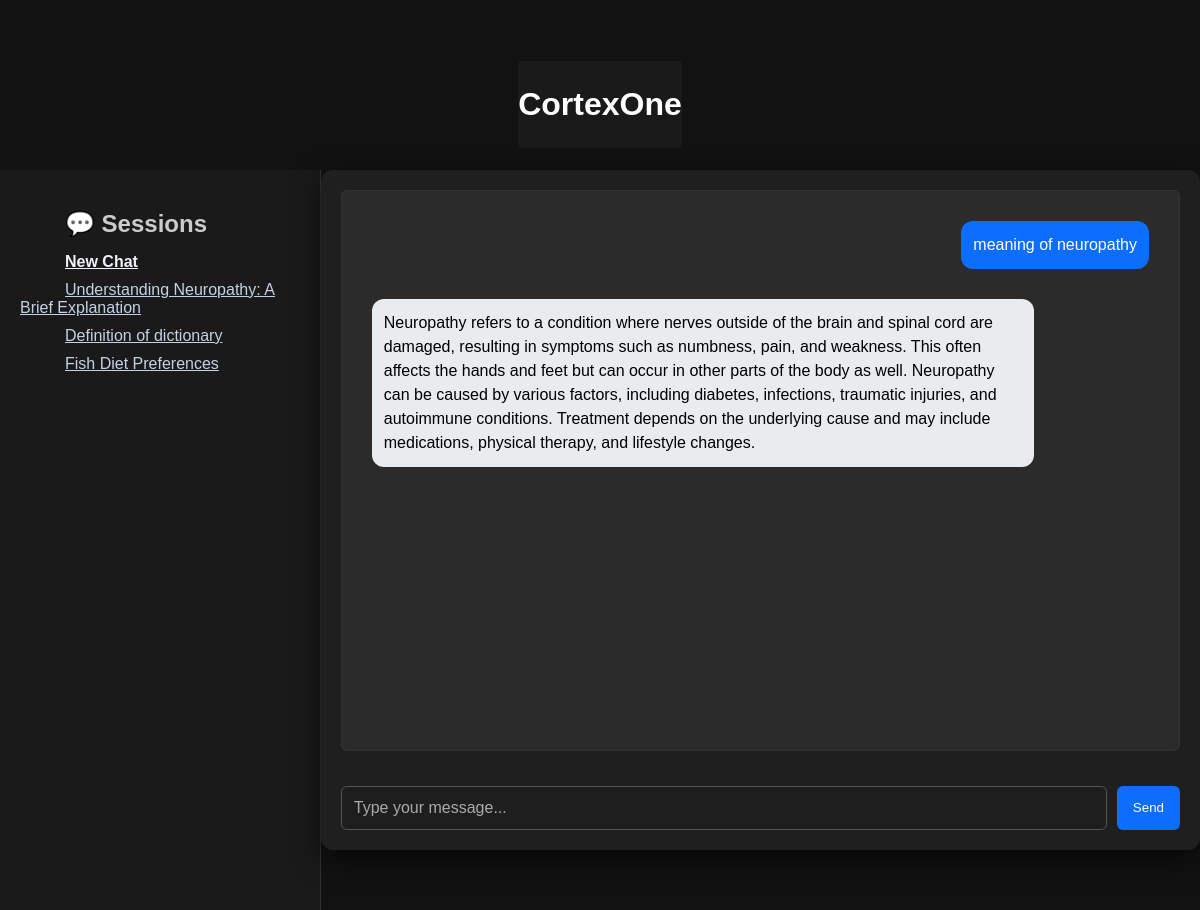
Page /session/969cc9b6-ba42-4abf-b809-835c2bfd13b3 on the earlier database version.
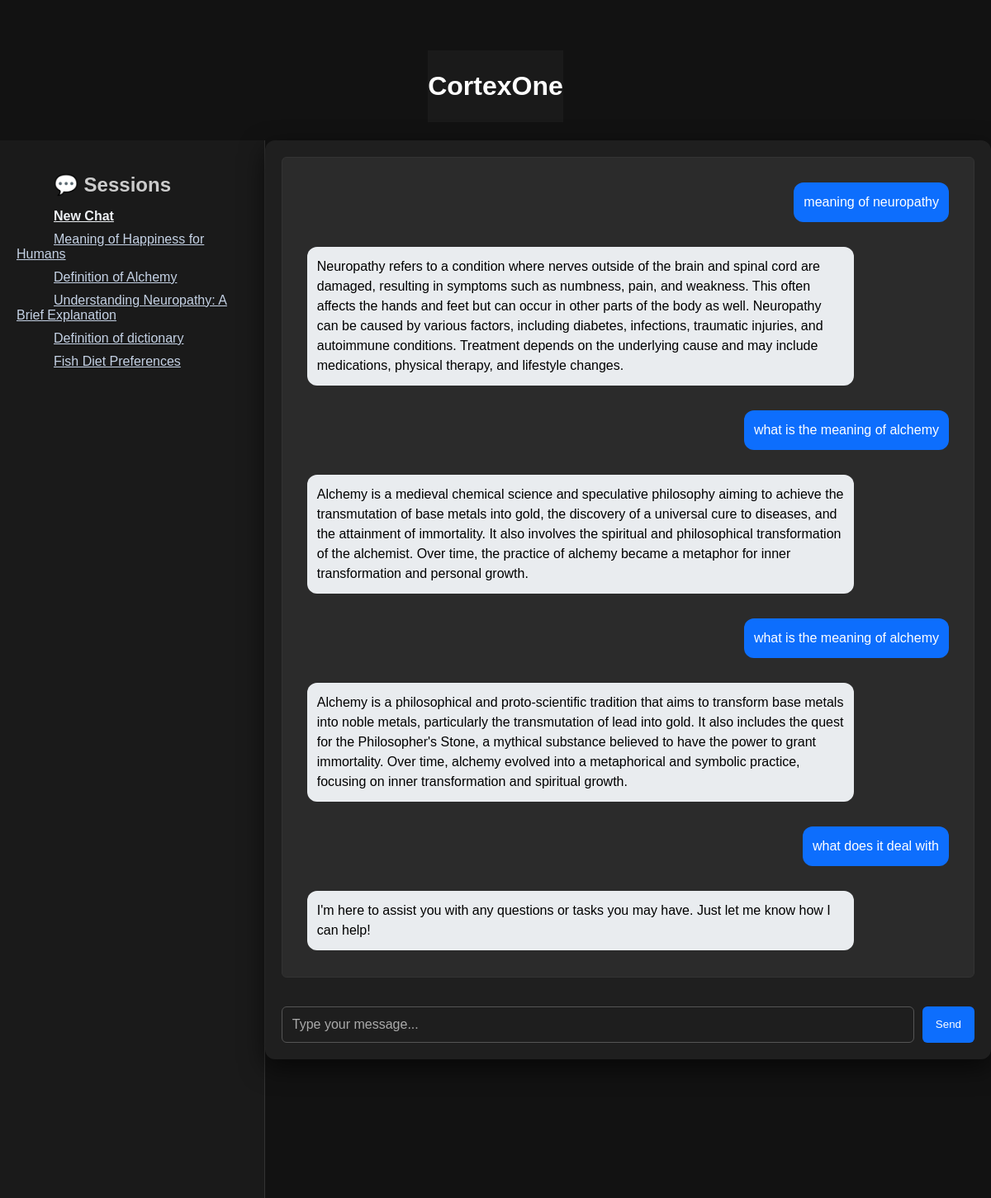
Same page on the later database version.
### tables this page shows
CREATE TABLE chats (
            id INTEGER PRIMARY KEY AUTOINCREMENT,
            user_message TEXT NOT NULL,
            response TEXT NOT NULL,
            timestamp DATETIME DEFAULT CURRENT_TIMESTAMP,
            session_id TEXT,
            session_name TEXT
        );

### app.py (the view)
@app.route('/session/<session_id>')
def load_session(session_id):
    conn = sqlite3.connect('chat_history.db')
    c = conn.cursor()
    c.execute("SELECT user_message, response FROM chats WHERE session_id = ? ORDER BY timestamp", (session_id,))
    chats = c.fetchall()
    c.execute("""
        SELECT DISTINCT session_id, session_name, MIN(timestamp)
        FROM chats
        WHERE session_name IS NOT NULL
        GROUP BY session_id
        ORDER BY MIN(timestamp) DESC
    """)
    sessions = c.fetchall()
    conn.close()
    session['session_id'] = session_id
    return render_template('chat.html', chats=chats, sessions=sessions)

### templates/chat.html (shortened to what this page needs)
<!DOCTYPE html>
<html>
<head>
    <link rel="stylesheet" href="{{ url_for('static', filename='style.css') }}">
</head>
<body style="margin: 0; font-family: sans-serif; background-color: #121212; color: white;">
    <h1 style="text-align: center; color: white; background-color: #1a1a1a; padding: 25px 0; margin: 1;">
        CortexOne
    </h1>
    <div style="display: flex; width: 100%; height: calc(100vh - 60px);">
        <div style="width: 30%; max-width: 300px; background-color: #1a1a1a; padding: 20px; border-right: 1px solid #333; overflow-y: auto;">
            <h2 style="color: #ccc; margin-bottom: 15px; padding-left: 45px;">💬 Sessions</h2>
            <div style="margin-bottom: 10px;">
                <a href="/new" style="color: #eff2f6; font-weight: bold; padding-left: 45px;"> New Chat</a>
            </div>
            {% for session_id, name, timestamp in sessions %}
                <div style="margin-bottom: 10px;">
                    <a href="/session/{{ session_id }}" style="color: #c5d2e5;  padding-left: 45px;">
                        {{ name or 'Untitled Session' }}
                    </a>
                </div>
            {% endfor %}
        </div>
        <div class="chat-container" style="flex-grow: 1; padding: 20px; display: flex; flex-direction: column; overflow-y: auto;">
            <div id="chat-box" style="flex-grow: 1; overflow-y: auto;">
                {% if chats %}
                    {% for user_msg, response in chats %}
                        <div class="chat-bubble user">{{ user_msg }}</div>
                        <div class="chat-bubble bot">{{ response }}</div>
                    {% endfor %}
                {% endif %}
            </div>
            <div class="input-area" style="margin-top: 20px;">
                <input type="text" id="user-input" placeholder="Type your message..." style="width: 80%;">
                <button onclick="sendMessage()">Send</button>
            </div>
        </div>
    </div>
</body>
</html>

### static/style.css (style rules this page uses)
body { font-family: 'Segoe UI', Tahoma, Geneva, Verdana, sans-serif; background-color: #121212; color: #e0e0e0; margin: 0; padding-top: 40px; display: flex; flex-direction: column; align-items: center; }
.chat-container { background: #1f1f1f; padding: 25px 30px; border-radius: 12px; box-shadow: 0 10px 30px rgba(0, 0, 0, 0.6); width: 90%; max-width: 900px; display: flex; flex-direction: column; height: 80vh; }
#chat-box { flex: 1; overflow-y: auto; border: 1px solid #333; padding: 20px; margin-bottom: 15px; border-radius: 6px; background: #2b2b2b; display: flex; flex-direction: column; gap: 10px; }
.input-area { display: flex; gap: 10px; }
#user-input { flex: 1; padding: 12px; font-size: 16px; background-color: #1e1e1e; color: #e0e0e0; border: 1px solid #555; border-radius: 6px; }
.chat-bubble { margin: 10px; padding: 12px; border-radius: 12px; max-width: 80%; line-height: 1.5; }
.chat-bubble.user { background-color: #0d6efd; color: white; text-align: right; margin-left: auto; }
.chat-bubble.bot { background-color: #e9ecef; color: black; text-align: left; margin-right: auto; }
#user-input::placeholder { color: #aaa; }
button { padding: 10px 16px; background-color: #0d6efd; color: white; border: none; border-radius: 6px; cursor: pointer; transition: background-color 0.3s ease; }

Differences in the rows shown:
added chats: user_message "what is the meaning of alchemy", response "Alchemy is a medieval chemical science and speculative philosophy aiming to achieve the transmutation of base metals into gold, the discovery of a universal cure to diseases, and the attainment of immortality. It also involves the spiritual and philosophical transformation of the alchemist. Over time, the practice of alchemy became a metaphor for inner transformation and personal growth."
added chats: user_message "what is the meaning of alchemy", response "Alchemy is a philosophical and proto-scientific tradition that aims to transform base metals into noble metals, particularly the transmutation of lead into gold. It also includes the quest for the Philosopher's Stone, a mythical substance believed to have the power to grant immortality. Over time, alchemy evolved into a metaphorical and symbolic practice, focusing on inner transformation and spiritual growth."
added chats: user_message "what does it deal with", response "I'm here to assist you with any questions or tasks you may have. Just let me know how I can help!"
Other differences:
new list line: "Meaning of Happiness for Humans"
new list line: "Definition of Alchemy"
